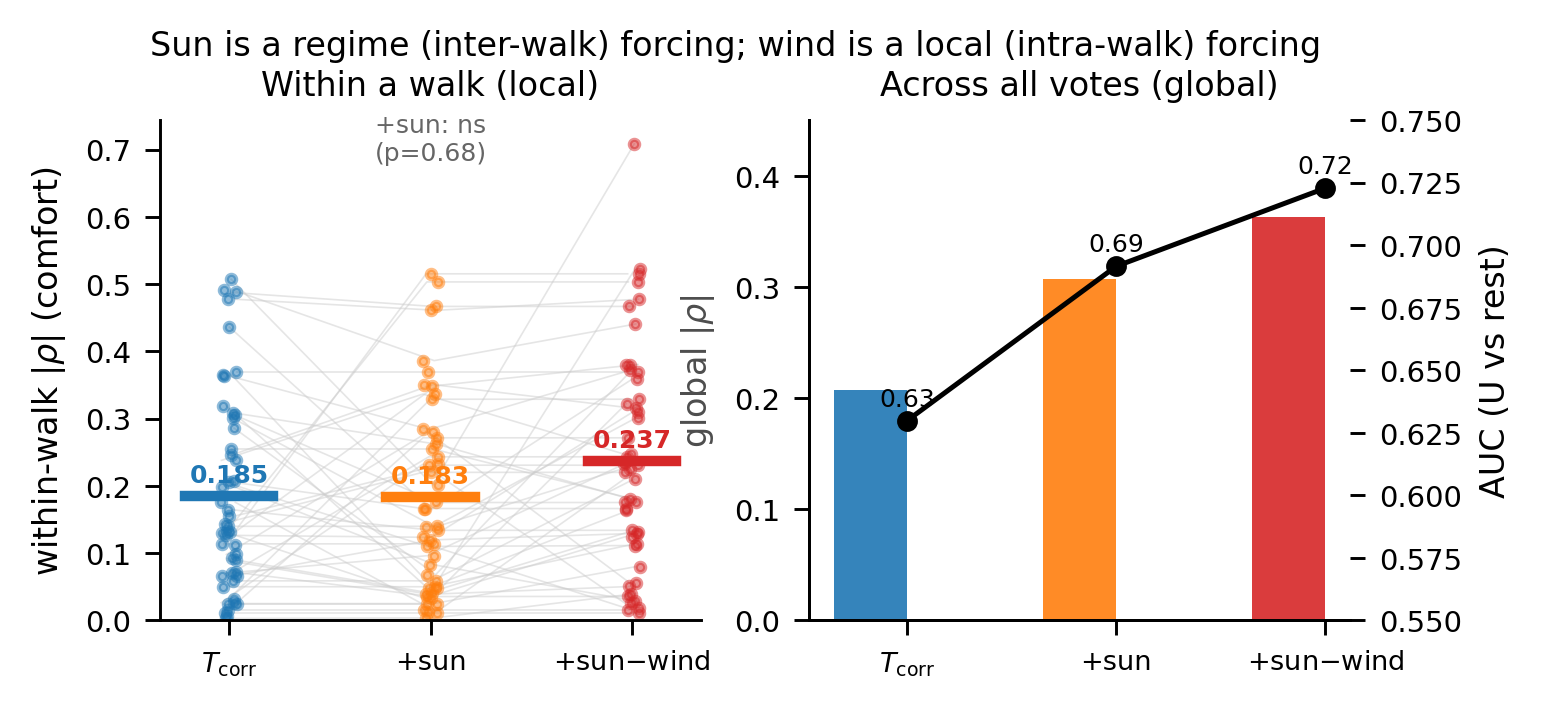

Recreate this plot in Python.
"""Sun is a regime (inter-walk) forcing, wind is a local (intra-walk) forcing.
Left: within-walk separability |Spearman(coord, comfort)| per walk for three nested
coordinates: T_corr, +sun (T_corr+k_sun f_sun), +sun-wind (=T_env). Adding sun does NOT
improve within-walk separability (paired Wilcoxon ns); adding wind does (p<0.01).
Right: GLOBAL separability (pooled |rho| and AUC) - sun DOES help globally.
Conclusion: sun separates whole walks (regime), wind separates stops within a walk (local).
Size 13x5.5 cm. PNG 300dpi + PDF."""
import numpy as np
import pandas as pd
from scipy import stats
from sklearn.metrics import roc_auc_score
import matplotlib.pyplot as plt
from _common import load, set_style, save, CM

set_style()
df = load()
df["T_sun"] = df.T_corr + 3.0 * df.f_mix + 9.5 * df.f_sun           # +sun, no wind
coords = ["T_corr", "T_sun", "T_env"]
names = [r"$T_{\rm corr}$", "+sun", r"+sun$-$wind"]

# within-walk |rho| per walk
perwalk = {c: [] for c in coords}
walks = []
for w, g in df.groupby("walk"):
    g = g.dropna(subset=["score"])
    if g.stop_row.nunique() < 3 or len(g) < 15:
        continue
    walks.append(w)
    for c in coords:
        perwalk[c].append(abs(stats.spearmanr(g[c], g["score"])[0]))
perwalk = {c: np.array(v) for c, v in perwalk.items()}
means = {c: np.nanmean(perwalk[c]) for c in coords}
p_sun = stats.wilcoxon(perwalk["T_sun"], perwalk["T_corr"])[1]
p_wind = stats.wilcoxon(perwalk["T_env"], perwalk["T_sun"])[1]

# global
glob_rho = {c: abs(stats.spearmanr(df[c], df["score"])[0]) for c in coords}
ybin = (df.state3 == "uncomfortable").astype(int)
glob_auc = {c: roc_auc_score(ybin, df[c]) for c in coords}

fig, (axL, axR) = plt.subplots(1, 2, figsize=(13 * CM, 5.5 * CM))
x = np.arange(3)
COLS = ["#1f77b4", "#ff7f0e", "#d62728"]

# Left: within-walk, paired faint lines + mean
rng = np.random.default_rng(0)
for i in range(len(walks)):
    axL.plot(x + rng.uniform(-0.04, 0.04), [perwalk[c][i] for c in coords],
             color="0.8", lw=0.4, alpha=0.5, zorder=1)
for j, c in enumerate(coords):
    axL.scatter(np.full(len(walks), x[j]) + rng.uniform(-0.04, 0.04, len(walks)),
                perwalk[c], s=5, color=COLS[j], alpha=0.5, zorder=2)
    axL.plot([x[j]-0.22, x[j]+0.22], [means[c], means[c]], color=COLS[j], lw=2.5, zorder=3)
    axL.text(x[j], means[c]+0.02, f"{means[c]:.3f}", ha="center", fontsize=6, color=COLS[j], weight="bold")
axL.set_xticks(x); axL.set_xticklabels(names, fontsize=6.5)
axL.set_ylabel(r"within-walk $|\rho|$ (comfort)")
axL.set_title("Within a walk (local)", fontsize=8)
axL.set_ylim(0, None)
axL.annotate(f"+sun: ns\n(p={p_sun:.2f})", (0.5, 0.92), xycoords="axes fraction",
             ha="center", fontsize=6, color="0.4")
axL.annotate(f"+wind: p={p_wind:.3f}", (1.5, 0.92), xycoords="axes fraction",
             ha="center", fontsize=6, color="#d62728")

# Right: global rho and AUC
w = 0.35
axR.bar(x - w/2, [glob_rho[c] for c in coords], width=w, color=COLS, alpha=0.9)
axR.set_ylabel(r"global $|\rho|$", color="0.3")
axR.set_ylim(0, 0.45)
axR2 = axR.twinx()
axR2.plot(x, [glob_auc[c] for c in coords], "o-", color="black", lw=1.2, ms=4)
axR2.set_ylabel("AUC (U vs rest)")
axR2.set_ylim(0.55, 0.75)
for j, c in enumerate(coords):
    axR2.text(x[j], glob_auc[c]+0.006, f"{glob_auc[c]:.2f}", ha="center", fontsize=6)
axR.set_xticks(x); axR.set_xticklabels(names, fontsize=6.5)
axR.set_title("Across all votes (global)", fontsize=8)

fig.suptitle("Sun is a regime (inter-walk) forcing; wind is a local (intra-walk) forcing",
             fontsize=8, y=1.02)
save(fig, "F_sun_wind_scales")
print("within means:", {c: round(means[c],3) for c in coords}, "p_sun", round(p_sun,3), "p_wind", round(p_wind,3))
print("global rho:", {c: round(glob_rho[c],3) for c in coords})
print("AUC:", {c: round(glob_auc[c],3) for c in coords})
